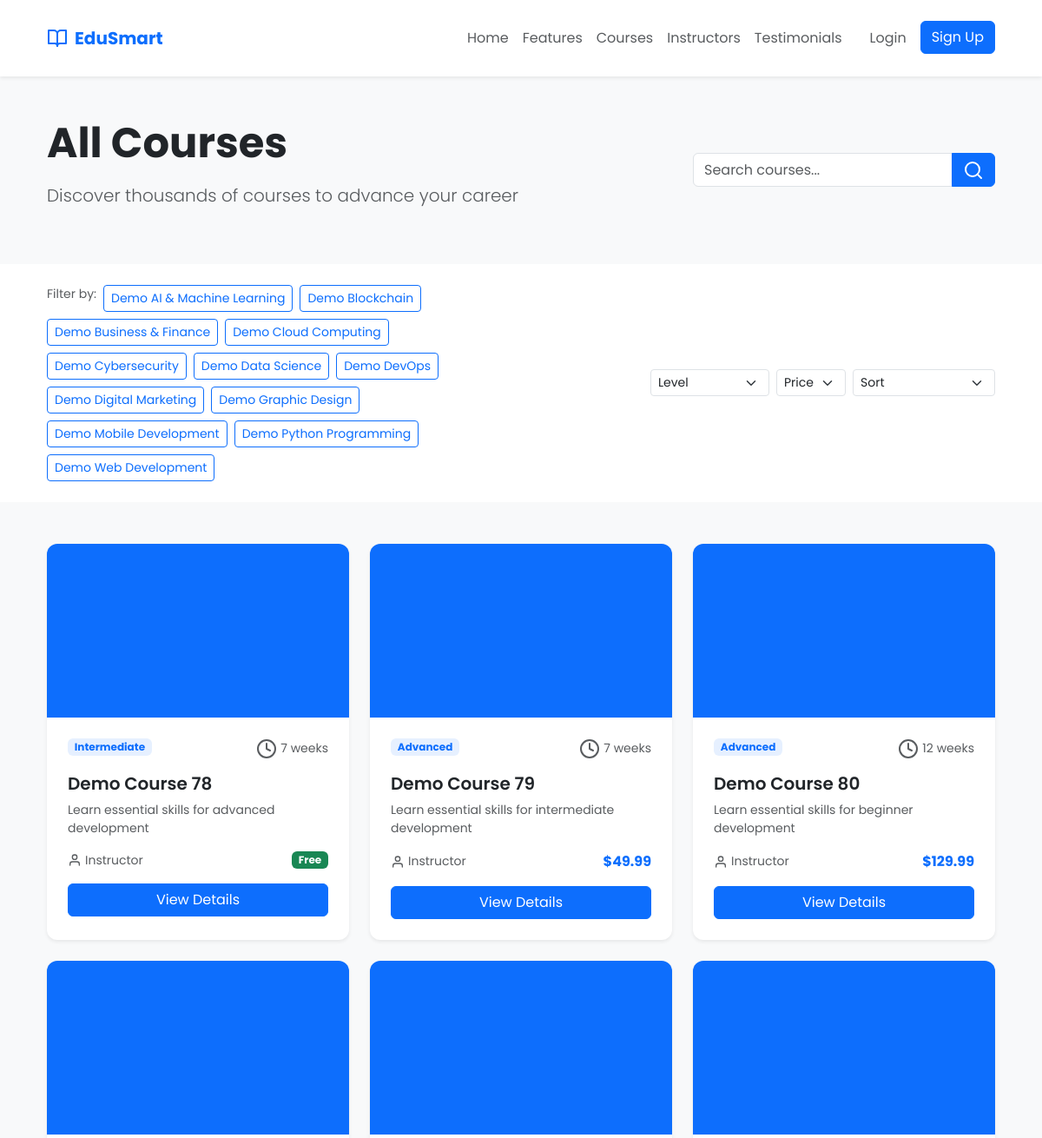
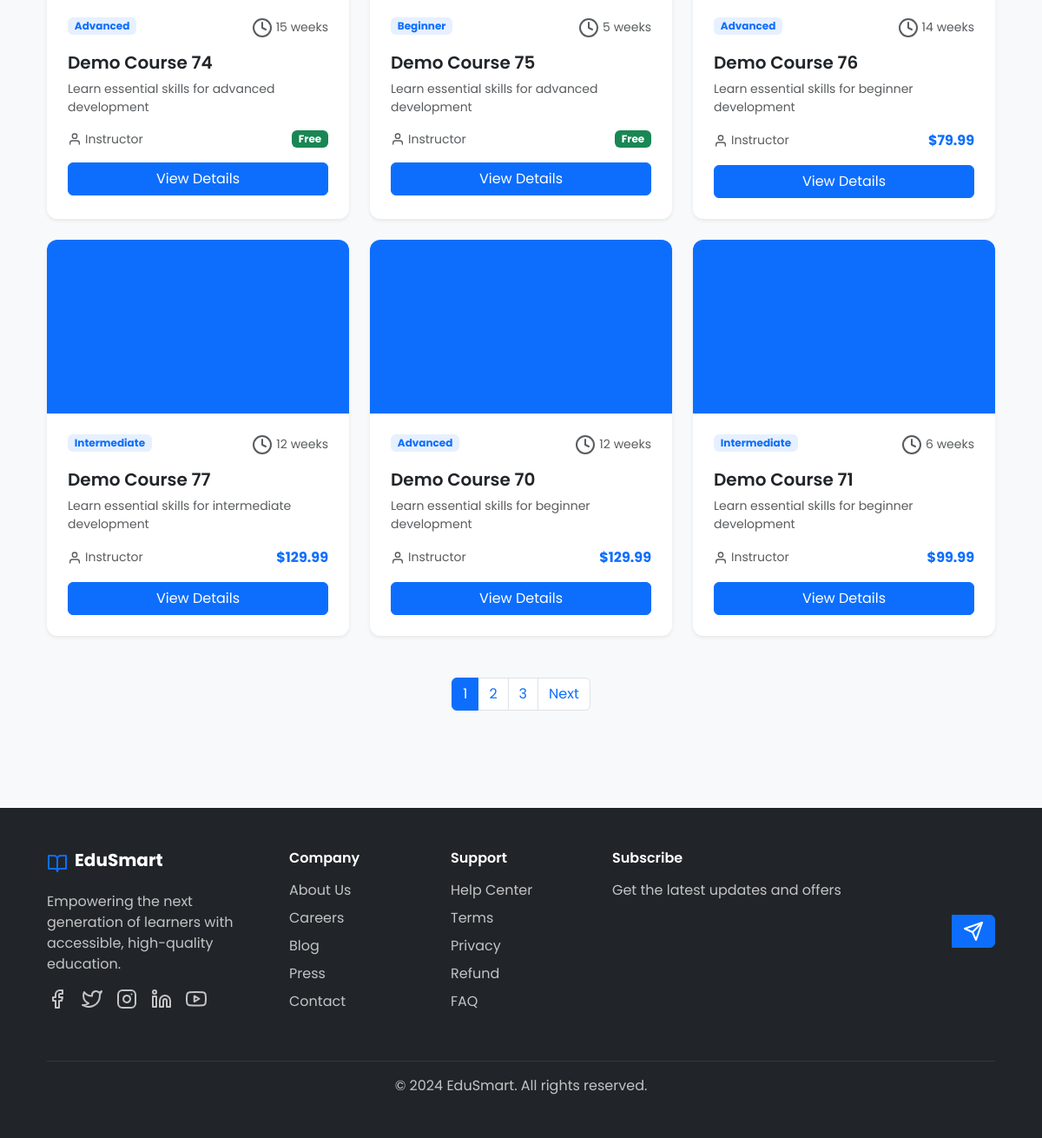
Page /courses/ on the committed database (2 pictures, top to bottom).
### courses/models.py (models this page shows, shortened)
class Category(models.Model):
    name = models.CharField(max_length=100)
    slug = models.SlugField(unique=True, blank=True)
    description = models.TextField(blank=True)
    created_at = models.DateTimeField(auto_now_add=True)
    class Meta:
        verbose_name_plural = "Categories"
        ordering = ['name']

class Course(models.Model):
    title = models.CharField(max_length=200)
    slug = models.SlugField(unique=True, blank=True)
    description = models.TextField()
    short_description = models.CharField(max_length=300, blank=True)
    category = models.ForeignKey(Category, on_delete=models.CASCADE)
    instructor = models.ForeignKey(User, on_delete=models.CASCADE, limit_choices_to={'user_type': 'instructor'})
    thumbnail = models.ImageField(upload_to='course_thumbnails/', blank=True, null=True)
    created_at = models.DateTimeField(auto_now_add=True)
    updated_at = models.DateTimeField(auto_now=True)
    is_published = models.BooleanField(default=False)
    price = models.DecimalField(max_digits=10, decimal_places=2, default=0.00)
    duration = models.CharField(max_length=50, blank=True, help_text="e.g., 12 weeks, 2 months")
    level = models.CharField(max_length=20, choices=[('beginner', 'Beginner'), ('intermediate', 'Intermediate'), ('advanced', 'Advanced')], default='beginner')
    class Meta:
        ordering = ['-created_at']
    def get_absolute_url(self):
        return reverse('course_detail', kwargs={'slug': self.slug})

### accounts/models.py (models this page shows, shortened)
class User(AbstractUser):
    USER_TYPE_CHOICES = [
        ('student', 'Student'),
        ('instructor', 'Instructor'),
        ('admin', 'Admin'),
    ]
    user_type = models.CharField(max_length=20, choices=USER_TYPE_CHOICES, default='student')
    profile_picture = models.ImageField(upload_to='profile_pics/', blank=True, null=True)
    bio = models.TextField(blank=True, null=True, max_length=500)
    phone = models.CharField(max_length=15, blank=True, null=True)
    date_joined = models.DateTimeField(auto_now_add=True)
    is_verified = models.BooleanField(default=False)
    class Meta:
        ordering = ['-date_joined']

### courses/views.py (the view)
# urls.py: path('courses/', views.course_list, name='course_list'),
def course_list(request):
    courses = Course.objects.filter(is_published=True)
    category_id = request.GET.get('category')
    if category_id:
        courses = courses.filter(category_id=category_id)
    level = request.GET.get('level')
    if level:
        courses = courses.filter(level=level)
    search = request.GET.get('search')
    if search:
        courses = courses.filter(
            Q(title__icontains=search) | Q(description__icontains=search)
        )
    paginator = Paginator(courses, 9)
    page_number = request.GET.get('page')
    courses_page = paginator.get_page(page_number)
    context = {
        'courses': courses_page,
        'categories': Category.objects.all(),
    }
    return render(request, 'courses/course_list.html', context)

### templates/courses/course_list.html (shortened to what this page needs)
{% extends 'base.html' %}
{% load static %}
{% block content %}
<section class="py-5 bg-light">
    <div class="container px-4">
        <div class="row align-items-center">
            <div class="col-lg-8">
                <h1 class="display-5 fw-bold text-dark mb-3">All Courses</h1>
                <p class="lead text-muted">Discover thousands of courses to advance your career</p>
            </div>
            <div class="col-lg-4 text-end">
                <div class="input-group">
                    <input type="text" class="form-control" placeholder="Search courses..." id="searchInput">
                    <button class="btn btn-primary" type="button">
                        <i data-feather="search"></i>
                    </button>
                </div>
            </div>
        </div>
    </div>
</section>
<section class="py-4 bg-white">
    <div class="container px-4">
        <div class="row align-items-center">
            <div class="col-md-6">
                <div class="d-flex flex-wrap gap-2">
                    <span class="small text-muted">Filter by:</span>
                    {% for category in categories %}
                    <a href="?category={{ category.id }}" class="btn btn-outline-primary btn-sm {% if category.id|stringformat:'s' in request.GET.category %}active{% endif %}">
                        {{ category.name }}
                    </a>
                    {% endfor %}
                </div>
            </div>
            <div class="col-md-6 text-md-end mt-3 mt-md-0">
                <div class="d-flex justify-content-md-end gap-2">
                    <select class="form-select form-select-sm" style="width: auto;">
                        <option>Level</option>
                    </select>
                    <select class="form-select form-select-sm" style="width: auto;">
                        <option>Price</option>
                    </select>
                    <select class="form-select form-select-sm" style="width: auto;">
                        <option>Sort</option>
                    </select>
                </div>
            </div>
        </div>
    </div>
</section>
<section class="py-5">
    <div class="container px-4">
        {% if courses %}
        <div class="row g-4" id="coursesGrid">
            {% for course in courses %}
            <div class="col-lg-4 col-md-6">
                <div class="card h-100 border-0 shadow-sm course-card overflow-hidden">
                    {% if course.thumbnail %}
                        <img src="{{ course.thumbnail.url }}" class="card-img-top" alt="{{ course.title }}" style="height: 200px; object-fit: cover;">
                    {% else %}
                        <div class="bg-primary text-white d-flex align-items-center justify-content-center" style="height: 200px;">
                        </div>
                    {% endif %}
                    <div class="card-body p-4">
                        <div class="d-flex justify-content-between align-items-start mb-3">
                            <span class="badge bg-primary bg-opacity-10 text-primary">{{ course.level|title }}</span>
                            <span class="text-muted small">
                                <i data-feather="clock" class="me-1"></i>{{ course.duration }}
                            </span>
                        </div>
                        <h5 class="card-title fw-semibold">{{ course.title|truncatewords:6 }}</h5>
                        <p class="card-text text-muted small">{{ course.short_description|truncatewords:15 }}</p>
                        <div class="d-flex justify-content-between align-items-center mb-3">
                            <div class="d-flex align-items-center">
                                <i data-feather="user" class="text-muted me-1" style="width: 16px; height: 16px;"></i>
                                <small class="text-muted">{{ course.instructor.first_name }}</small>
                            </div>
                            {% if course.price > 0 %}
                                <span class="text-primary fw-bold">${{ course.price }}</span>
                            {% else %}
                                <span class="badge bg-success">Free</span>
                            {% endif %}
                        </div>
                        <a href="{{ course.get_absolute_url }}" class="btn btn-primary w-100">View Details</a>
                    </div>
                </div>
            </div>
            {% endfor %}
        </div>
        {% if courses.has_other_pages %}
        <nav class="mt-5">
            <ul class="pagination justify-content-center">
                {% for num in courses.paginator.page_range %}
                    {% if courses.number == num %}
                        <li class="page-item active">
                            <span class="page-link">{{ num }}</span>
                        </li>
                    {% elif num > courses.number|add:'-3' and num < courses.number|add:'3' %}
                        <li class="page-item">
                            <a class="page-link" href="?page={{ num }}{% if request.GET.category %}&category={{ request.GET.category }}{% endif %}">{{ num }}</a>
                        </li>
                    {% endif %}
                {% endfor %}
                {% if courses.has_next %}
                    <li class="page-item">
                        <a class="page-link" href="?page={{ courses.next_page_number }}{% if request.GET.category %}&category={{ request.GET.category }}{% endif %}">Next</a>
                    </li>
                {% endif %}
            </ul>
        </nav>
        {% endif %}
        {% endif %}
    </div>
</section>
{% endblock %}

### static/css/style.css (style rules this page uses)
:root { --primary-50: #f0f9ff; --primary-100: #e0f2fe; --primary-200: #bae6fd; --primary-300: #7dd3fc; --primary-400: #38bdf8; --primary-500: #0ea5e9; --primary-600: #0284c7; --primary-700: #0369a1; --primary-800: #075985; --primary-900: #0c4a6e; }
.font-poppins { font-family: 'Poppins', sans-serif !important; }
.course-card { transition: all 0.3s ease; border-radius: 12px; overflow: hidden; }
.animate-fade-in { animation: fadeIn 1s ease-in-out; }
html { scroll-behavior: smooth; }
.btn-primary { transition: all 0.3s ease; }
.card { transition: all 0.3s ease; border-radius: 12px; }
.course-card { transition: all 0.3s ease; }

### rows in the picture
Category: name "Demo AI & Machine Learning"
Category: name "Demo Blockchain"
Category: name "Demo Business & Finance"
Category: name "Demo Cloud Computing"
Category: name "Demo Cybersecurity"
Category: name "Demo Data Science"
Category: name "Demo DevOps"
Category: name "Demo Digital Marketing"
Category: name "Demo Graphic Design"
Category: name "Demo Mobile Development"
Category: name "Demo Python Programming"
Category: name "Demo Web Development"
Course: level "Intermediate", duration "7 weeks", title "Demo Course 78", short_description "Learn essential skills for advanced development", instructor.first_name "Instructor", price "Free"
Course: level "Advanced", duration "7 weeks", title "Demo Course 79", short_description "Learn essential skills for intermediate development", instructor.first_name "Instructor", price "49.99"
Course: level "Advanced", duration "12 weeks", title "Demo Course 80", short_description "Learn essential skills for beginner development", instructor.first_name "Instructor", price "129.99"
Course: level "Advanced", duration "15 weeks", title "Demo Course 74", short_description "Learn essential skills for advanced development", instructor.first_name "Instructor", price "Free"
Course: level "Beginner", duration "5 weeks", title "Demo Course 75", short_description "Learn essential skills for advanced development", instructor.first_name "Instructor", price "Free"
Course: level "Advanced", duration "14 weeks", title "Demo Course 76", short_description "Learn essential skills for beginner development", instructor.first_name "Instructor", price "79.99"
Course: level "Intermediate", duration "12 weeks", title "Demo Course 77", short_description "Learn essential skills for intermediate development", instructor.first_name "Instructor", price "129.99"
Course: level "Advanced", duration "12 weeks", title "Demo Course 70", short_description "Learn essential skills for beginner development", instructor.first_name "Instructor", price "129.99"
Course: level "Intermediate", duration "6 weeks", title "Demo Course 71", short_description "Learn essential skills for beginner development", instructor.first_name "Instructor", price "99.99"

### other values in the picture
{{ num }} "1"
{{ num }} "2" "3"
